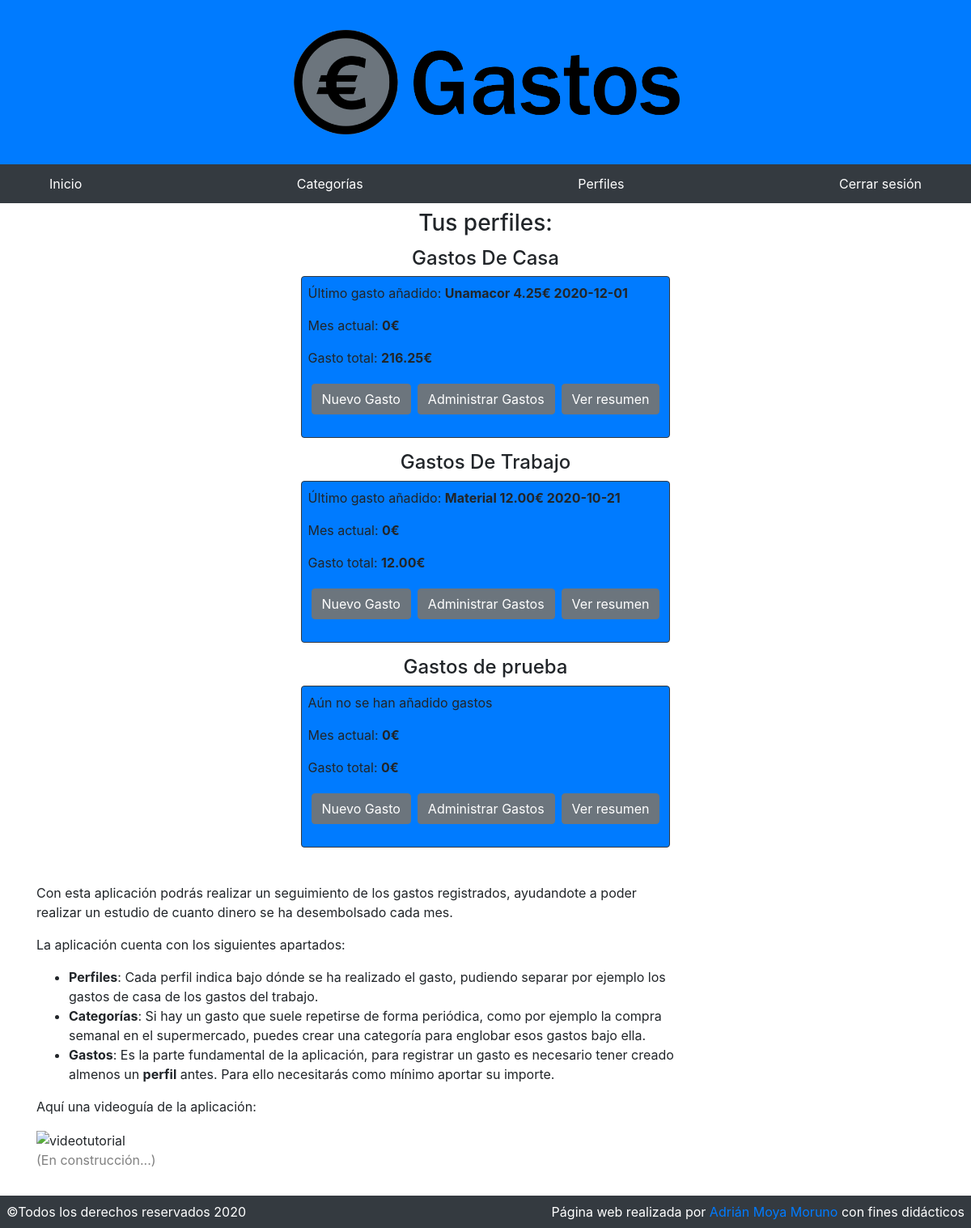
Page / (signed in) on the earlier database version.
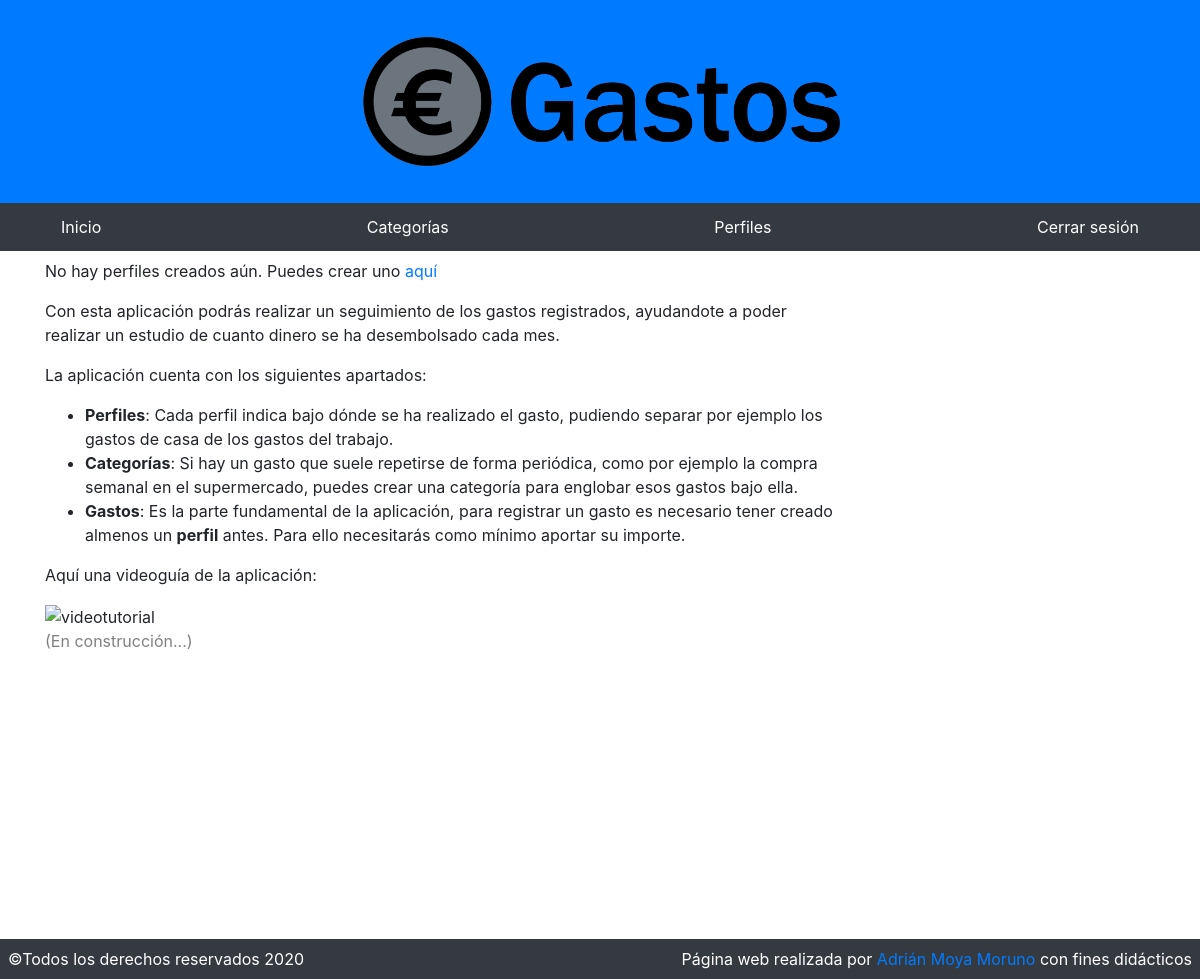
Same page on the later database version.
### mainGastos/models.py (models this page shows, shortened)
class Perfiles(models.Model):
    usuario = models.ForeignKey(
        settings.AUTH_USER_MODEL,
        on_delete=models.CASCADE,
    )
    nombre = models.CharField(max_length=150)
    fecha_de_creacion = models.DateField(auto_now_add=True)

class Categorias(models.Model):
    usuario = models.ForeignKey(
        settings.AUTH_USER_MODEL,
        on_delete=models.CASCADE,
    )
    nombre = models.CharField(max_length=150)
    def __str__(self):
        return self.nombre

### mainGastos/views.py (the view)
# urls.py: path('',index,name="index"),
def index(request):
    p = obtenerPerfiles(request.user)
    perfiles = None
    if p != None:
        perfiles = formatear_informacion_del_perfil(p)
    return render(request, 'mainGastos/index.html',{'perfiles':perfiles})

### mainGastos/functions.py (called while the page is built)
def obtenerPerfiles(user):
    if user.id == None:
        return None
    if Perfiles.objects.filter(usuario = user):
        return Perfiles.objects.filter(usuario = user)
    return None

def formatear_informacion_del_perfil(perfiles):
    diccionario_perfiles = {}
    for perfil in perfiles:
        g = obtener_gasto_total_y_mensual(perfil)
        gasto_mensual = g[0]
        total_gastos = g[1]
        p_id = perfil.id
        p_nombre = perfil.nombre
        try:
            ultimo_gasto = Gastos.objects.filter(fk_id_perfil=perfil).last()
            cat = str(ultimo_gasto.fk_id_categoria)
            precio = str(ultimo_gasto.precio)
            fecha = str(ultimo_gasto.fecha)
        except:
            cat = ""
            precio = ""
            fecha = ""
        entrada_diccionario_perfil = {"id":p_id,"fecha_de_creacion":str(perfil.fecha_de_creacion),"categoria":cat,"precio":precio,"fecha":fecha,"gasto_mensual":gasto_mensual,"total_gastos":total_gastos}
        diccionario_perfiles[p_nombre] = entrada_diccionario_perfil
    return diccionario_perfiles

def obtenerMes():
    return datetime.today().strftime("%m")

def obtenerAgno():
    return datetime.today().strftime("%Y")

### templates/mainGastos/index.html
{% extends '../base.html' %}
{% block content %}
    <div class="row">
        <div class="col">
            {% if user.is_authenticated %}
                {% if perfiles %}
                    <h3 class="text-center">Tus perfiles:</h4>
                    {% for nombrePerfil, contenido in perfiles.items %}
                        <div class="perfil my-2  py-1">
                            <h4 class="text-center">{{nombrePerfil}}</h4>
                            <div class="text-center">
                                <div class="p_caja d-inline-block text-left bg-primary p-2 border border-dark rounded">
                                    {% if not contenido.precio %}
                                    <p>Aún no se han añadido gastos</p>
                                    {% else %}
                                    <p>Último gasto añadido: <b>{{contenido.categoria}} {{contenido.precio}}€ {{ contenido.fecha}}</b></p>
                                    {%endif%}
                                    <p>Mes actual: <b>{{contenido.gasto_mensual}}€</b> </p>
                                    <p>Gasto total: <b>{{contenido.total_gastos}}€</b></p>
                                    <p class="d-flex justify-content-around">
                                        <a class="btn btn-secondary m-1" href='/control/l/{{contenido.id}}/gastos/nuevo'>Nuevo Gasto</a>
                                        <a class="btn btn-secondary m-1" href='/control/l/{{contenido.id}}/gastos/'>Administrar Gastos</a>
                                        <a class="btn btn-secondary m-1" href='/resumen/{{contenido.id}}'>Ver resumen</a>
                                    </p>
                                </div>
                            </div>
                        </div>
                    {% endfor %}
                    <p class="py-2"></p>
                {% else %}
                    <p>No hay perfiles creados aún. Puedes crear uno <a href='{% url "perfil_new" %}'>aquí</a></p>
                {% endif %}
            {% else %}
                <h2>Bienvenido a la aplicación Gastos</h2>
                <p class="mt-3" style="color:gray;font-size:0.85rem;">Aún no has iniciado sesión, puedes iniciar sesión haciendo click <a href='{% url "login" %}'>aquí</a></p>
            {% endif %}
            <p style="max-width: 800px;">Con esta aplicación podrás realizar un seguimiento de los gastos registrados, ayudandote a poder realizar un estudio de cuanto dinero se ha desembolsado cada mes.</p>
            <p style="max-width: 800px;">La aplicación cuenta con los siguientes apartados:</p>
            <ul style="max-width: 800px;">
                <li><span><b>Perfiles</b>: Cada perfil indica bajo dónde se ha realizado el gasto, pudiendo separar por ejemplo los gastos de casa de los gastos del trabajo.</span></li>
                <li><b>Categorías</b>: Si hay un gasto que suele repetirse de forma periódica, como por ejemplo la compra semanal en el supermercado, puedes crear una categoría para englobar esos gastos bajo ella.</li>
                <li><b>Gastos</b>: Es la parte fundamental de la aplicación, para registrar un gasto es necesario tener creado almenos un <b>perfil</b> antes. Para ello necesitarás como mínimo aportar su importe.</li>
            </ul>
            <p>Aquí una videoguía de la aplicación:</p>
            <img src="https://adrianfuentesflores.es/wp-content/uploads/elementor/thumbs/V%C3%ADdeo-a%C3%BAn-no-disponible-o9r2moiivmegzs4zhz7dgnx50kvockkdptb1nbwu14.png" alt="videotutorial"> <p style="color: gray;">(En construcción...)</p>
        </div>
    </div>
{% endblock %}

Differences in the rows shown:
no longer on this page (row edited): Perfiles: perfiles "Gastos De Casa"
no longer on this page (row edited): Categorias: categoria "Unamacor"
no longer on this page (row edited): Perfiles: perfiles "Gastos De Trabajo"
no longer on this page (row edited): Categorias: categoria "Material"
no longer on this page (row edited): Perfiles: perfiles "Gastos de prueba"
Other differences:
text no longer shown: "Tus perfiles:"
text now shown: "No hay perfiles creados aún. Puedes crear uno aquí"
list line gone: "Último gasto añadido: 4.25 € 2020-12-01 Mes actual: 0 € Gasto total: 216.25 € Nuevo Gasto Administrar Gastos Ver resumen"
list line gone: "Último gasto añadido: 12.00 € 2020-10-21 Mes actual: 0 € Gasto total: 12.00 € Nuevo Gasto Administrar Gastos Ver resumen"
list line gone: "Aún no se han añadido gastos Mes actual: 0 € Gasto total: 0 € Nuevo Gasto Administrar Gastos Ver resumen"
